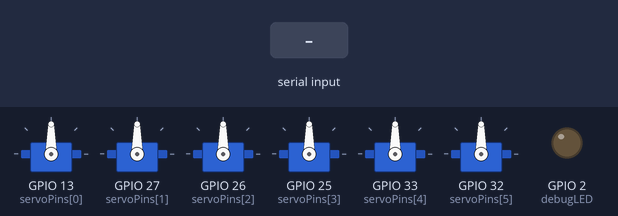
Recording of a program running on a simulated ESP32. Parts: 6 × servo, output pins drawn as LEDs (lit = HIGH). The inputs (shaded band) are chosen by the test bench.

Above: at 1.2 s.
1.3 s: "home,1\n" received over Serial
At 2.2 s:
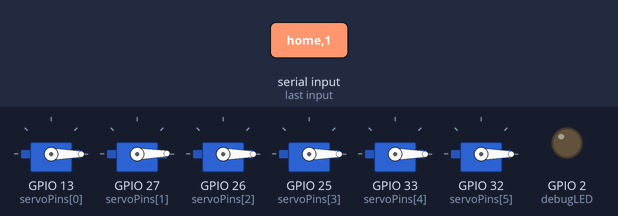
3.3 s: "home,150\n" received over Serial
At 4.6 s:
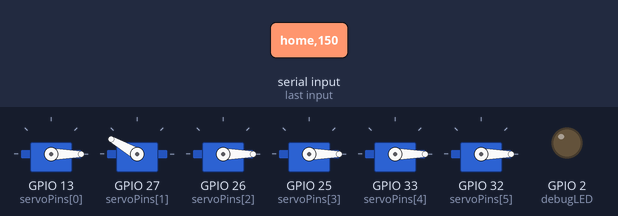
4.9 s: "90,45\n" received over Serial
At 5.8 s:
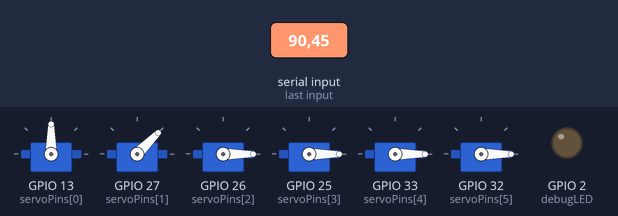
6.5 s: "home\n" received over Serial
At 7.0 s:
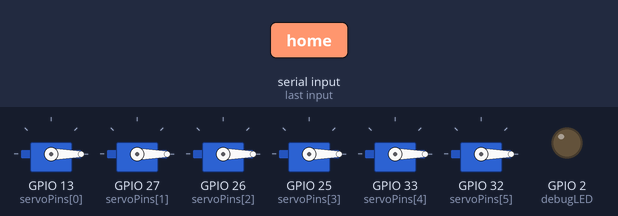
8.1 s: "30,150\n" received over Serial
At 9.4 s:
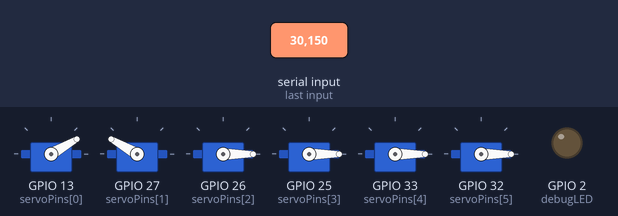
9.7 s: "90\n" received over Serial
At 10.7 s:
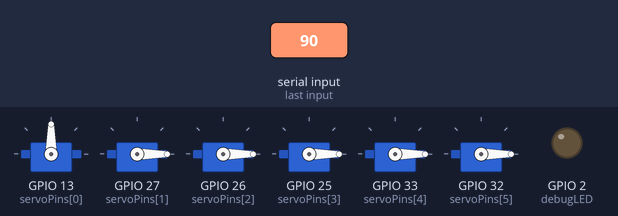
Timing chart, 0 to 12.3 s (numbered marks = the images above; inputs shaded):
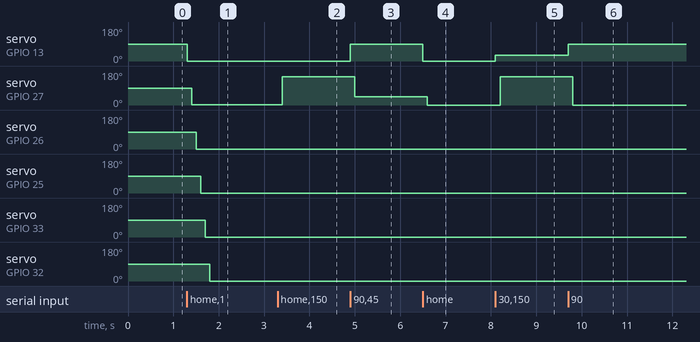

Measured:
- after the input at 1.3 s, servo on GPIO 13 (servoPins[0]): 90° → 0° at once; servo on GPIO 27 (servoPins[1]): 90° → 1° after 0.10 s; servo on GPIO 26 (servoPins[2]): 90° → 0° after 0.20 s; servo on GPIO 25 (servoPins[3]): 90° → 0° after 0.30 s; servo on GPIO 33 (servoPins[4]): 90° → 0° after 0.40 s
- after the input at 3.3 s, servo on GPIO 27 (servoPins[1]): 1° → 150° after 0.10 s
- after the input at 4.9 s, servo on GPIO 13 (servoPins[0]): 0° → 90° at once; servo on GPIO 27 (servoPins[1]): 150° → 45° after 0.10 s
- after the input at 6.5 s, servo on GPIO 13 (servoPins[0]): 90° → 0° at once; servo on GPIO 27 (servoPins[1]): 45° → 0° after 0.10 s
- after the input at 8.1 s, servo on GPIO 13 (servoPins[0]): 0° → 30° at once; servo on GPIO 27 (servoPins[1]): 0° → 150° after 0.10 s
- after the input at 9.7 s, servo on GPIO 13 (servoPins[0]): 30° → 90° at once; servo on GPIO 27 (servoPins[1]): 150° → 0° after 0.10 s

The program:

main.cpp
```cpp
#include <Arduino.h>
#include <ESP32Servo.h>

// Crear objetos servo
Servo servos[6];

// Definir los pines de los servos
int servoPins[] = {13, 27, 26, 25, 33, 32}; // Pines seleccionados para la ESP32

// Definir la posición "home" (ajusta los ángulos según sea necesario)
int homeAngles[] = {0, 0, 0, 0, 0, 0}; // Ejemplo de ángulos de la posición "home" en grados

// Pin para LED de depuración
const int debugLED = 2; // Usaremos el pin 2 para un LED de depuración

bool commandInProgress = false;

void setup() {
    Serial.begin(112500); // Inicializar el puerto serie

    // Inicializar los servos
    for (int i = 0; i < 6; i++) {
        servos[i].attach(servoPins[i]);
    }

    // Configurar el pin del LED como salida
    pinMode(debugLED, OUTPUT);
    digitalWrite(debugLED, LOW); // Apagar el LED inicialmente
}

void loop() {
    if (Serial.available() && !commandInProgress) {
        // Leer la cadena de ángulos o comando
        String input = Serial.readStringUntil('\n');
        input.trim(); // Eliminar espacios en blanco al inicio y al final

        // Limpiar la cadena de entrada eliminando caracteres no necesarios
        input.replace("[", "");
        input.replace("]", "");
        input.replace(" ", ""); // Eliminar espacios en blanco

        commandInProgress = true; // Indicar que un comando está en progreso

        if (input == "home") {
            // Mover los servos a la posición "home"
            for (int i = 0; i < 6; i++) {
                servos[i].write(homeAngles[i]);
                delay(100); // Esperar 100 ms entre cada servo
            }
        } else {
            // Dividir la cadena por comas y convertir a enteros
            int angles[6] = {0, 0, 0, 0, 0, 0}; // Inicializar con ángulos en 0
            int startIndex = 0;
            int commaIndex = input.indexOf(',');
            for (int i = 0; i < 6; i++) {
                if (commaIndex == -1) { // Si no hay más comas, tomar el resto de la cadena
                    angles[i] = round(input.substring(startIndex).toFloat());
                    break;
                } else {
                    angles[i] = round(input.substring(startIndex, commaIndex).toFloat());
                    startIndex = commaIndex + 1;
                    commaIndex = input.indexOf(',', startIndex);
                }
            }

            // Mover los servos a los ángulos recibidos
            for (int i = 0; i < 6; i++) {
                if (angles[i] >= 0 && angles[i] <= 180) { // Verificar que el ángulo esté en el rango válido
                    servos[i].write(angles[i]);
                }
                delay(100); // Ajustar según se considere esperar ms entre cada movimiento del servo
            }
        }

        commandInProgress = false; // Indicar que el comando ha finalizado
    }
}
```
